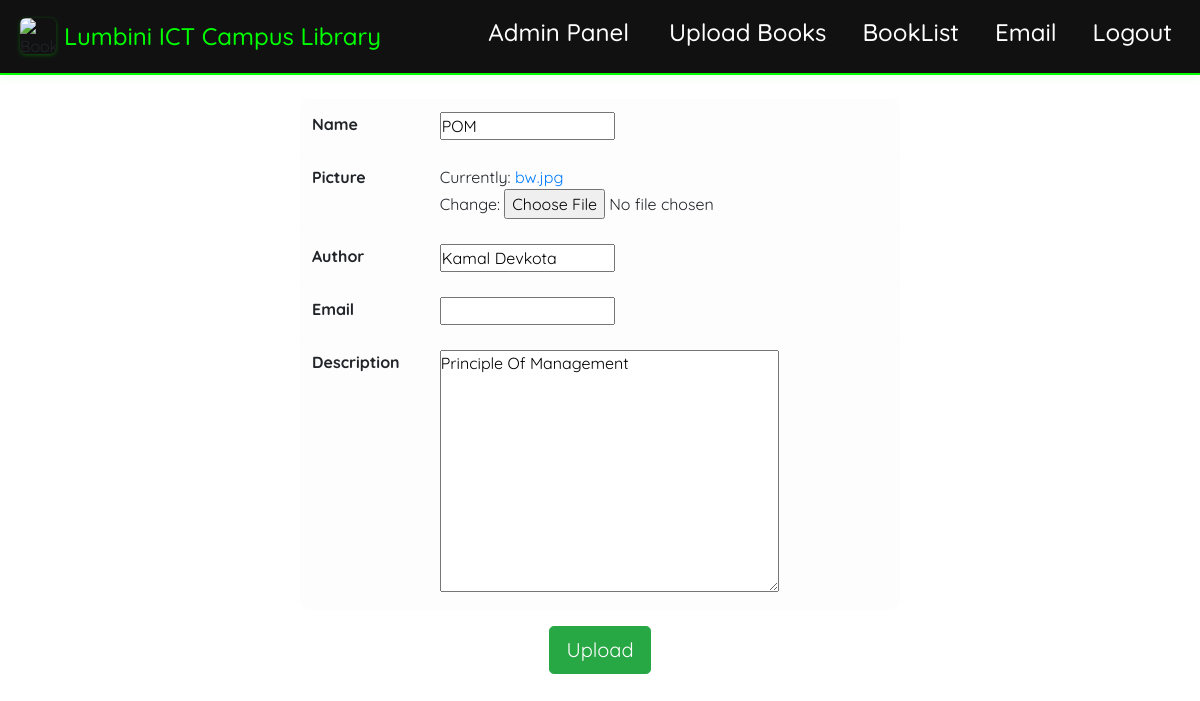
Page /update/4 on the committed database.
### Library/models.py (models this page shows, shortened)
class Book(models.Model):
    name = models.CharField(max_length=50)
    picture=models.ImageField()
    author=models.CharField(max_length=50,default='Guest')
    email=models.EmailField(blank=True)
    description = models.TextField(default='Available In LICT')

### Library/views.py (the view)
# urls.py: path('update/<int:book_id>',views.update_book),
def update_book(request,book_id):
	book_id = int(book_id)
	try:
		book_shelf = Book.objects.get(id=book_id)
	except Book.DoesNotExist:
		return redirect('library')
	book_form = BookCreate(request.POST or None, instance=book_shelf)
	if book_form.is_valid():
		book_form.save()
		return redirect('library')
	return render(request,'uploadform.html',{'upload_form':book_form})

### Library/forms.py
class BookCreate(forms.ModelForm):
    class Meta:
        model = Book
        fields = '__all__'

### templates/uploadform.html (shortened to what this page needs)
{% extends 'library.html' %}
{% block content %}
<center>
    <form method="POST" enctype="multipart/form-data">
        <table class="w-50 table table-light" style="border-radius: 10px;">
           {% for field in upload_form %}
            <tr>
                <th> {{field.label}} </th>
                <td> {{field}} </td>
            </tr>
         {% endfor %}
        </table>
        <button type="submit" class="btn btn-lg btn-success md-5">Upload</button>
    </form>
</center>
{% endblock %}

### static/navbar.css (style rules this page uses)
* { box-sizing: border-box; margin: 0; padding: 0; font-family: 'Quicksand', sans-serif; }

### rows in the picture
Book: upload_form "POM" "Kamal Devkota" "Principle Of Management"

### other values in the picture
{{ field.label }} "Name" "Picture" "Author" "Email" "Description"
